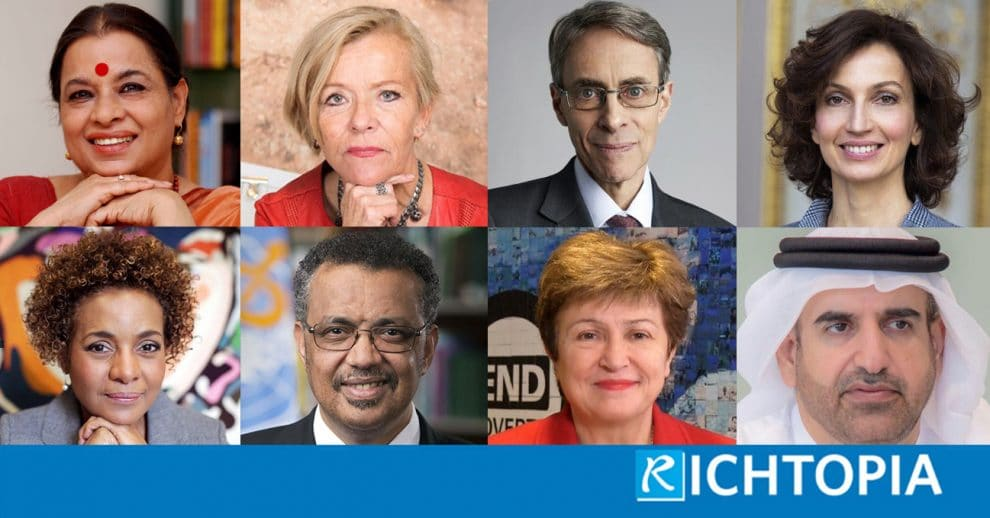
#> input picture 04 - Face Recognition Web App/images/test.jpg, 990 x 518 px, found by its file name
$ jupyter execute '04 - Object Detection.ipynb'   (shell and % lines are left out)
#> lines starting #> are read from the running program, lines starting #| are printed output that depends on the picture; after the words box and inside, x2 and y2 are one past the last pixel; in counts of white or black regions, pixels touching at a corner belong together
[cell 1]
import numpy as np
import cv2
import matplotlib.pyplot as plt

[cell 2]
# read image
img = cv2.imread('test.jpg')
#> img is the input picture: shape (518, 990, 3); mean B, G, R 125.6, 124.7, 132.8
#convert to grayscale
gray = cv2.cvtColor(img,cv2.COLOR_BGR2GRAY)
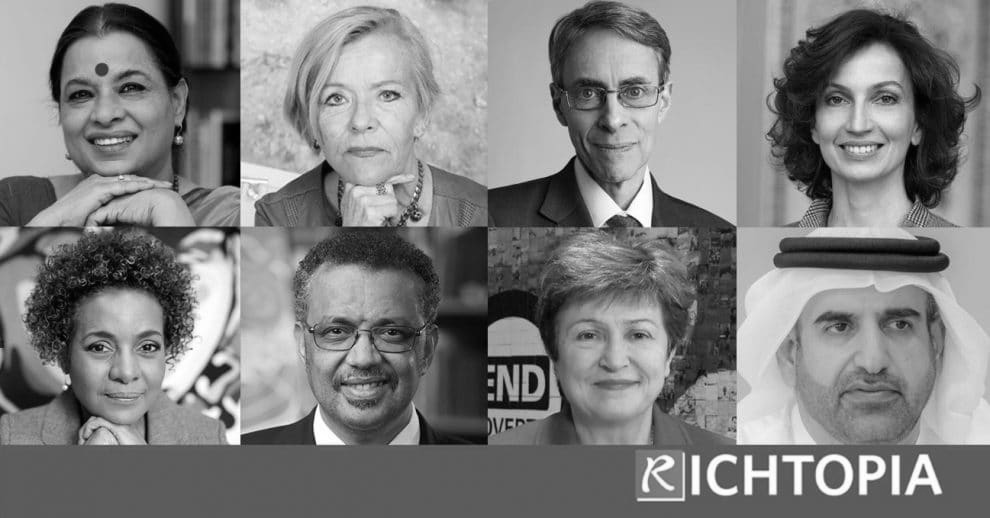
#> gray: shape (518, 990); min 0, max 255, mean 127.2
#apply haar cascade
haar = cv2.CascadeClassifier('haarcascade_frontalface_default.xml')
faces = haar.detectMultiScale(gray,1.3,5)
#> faces = [[299, 45, 132, 132], [544, 41, 136, 136], [800, 50, 125, 125], [551, 285, 131, 131], [64, 299, 118, 118], [40, 38, 137, 137], [282, 270, 165, 165], [781, 262, 176, 176]]

[cell 3]
print(faces)
#| [[299  45 132 132]
#|  [544  41 136 136]
#|  [800  50 125 125]
#|  [551 285 131 131]
#|  [ 64 299 118 118]
#|  [ 40  38 137 137]
#|  [282 270 165 165]
#|  [781 262 176 176]]

[cell 4]
cv2.rectangle(img,(80,120),(154+250,94+350),(0,255,0),5)
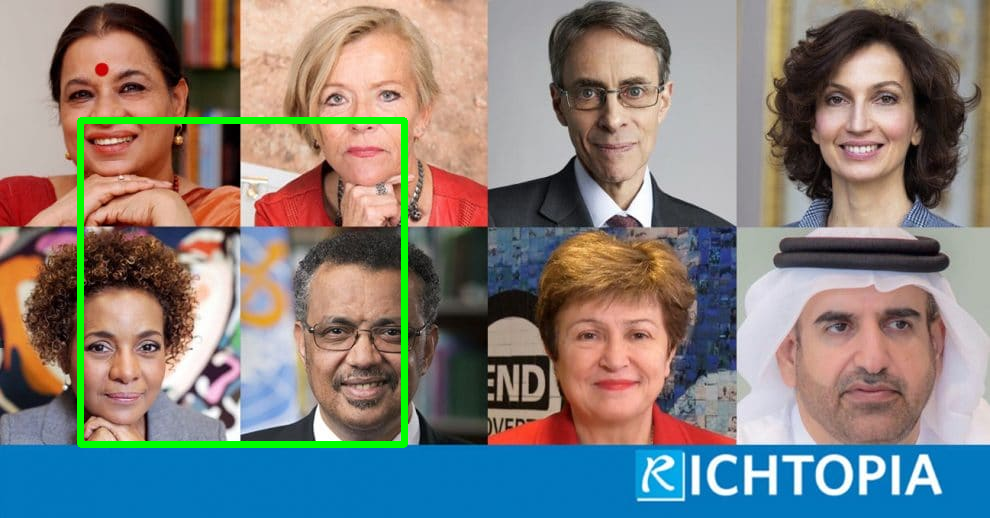
#> img: shape (518, 990, 3); 1.77% of pixels changed, all inside (x1, y1, x2, y2) = (77, 117, 408, 448)
plt.imshow(img)

[cell 5]
cv2.imshow('object_detect',img)
cv2.waitKey(0)
cv2.destroyAllWindows()

[cell 6]
#crop
face_crop = img[120:94+350,80:154+250]
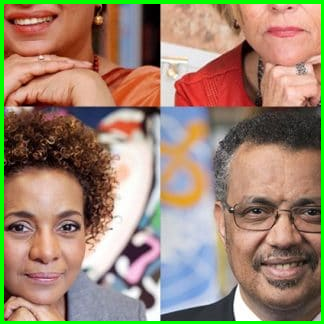
#> face_crop: shape (324, 324, 3); mean B, G, R 113.1, 133.9, 157.2
plt.imshow(face_crop)

[cell 7]
cv2.imwrite('male_01.png',face_crop)
#> Out = True

$ run again, with 04 - Face Recognition Web App/images/male_000281.jpg copied over 04 - Face Recognition Web App/images/test.jpg
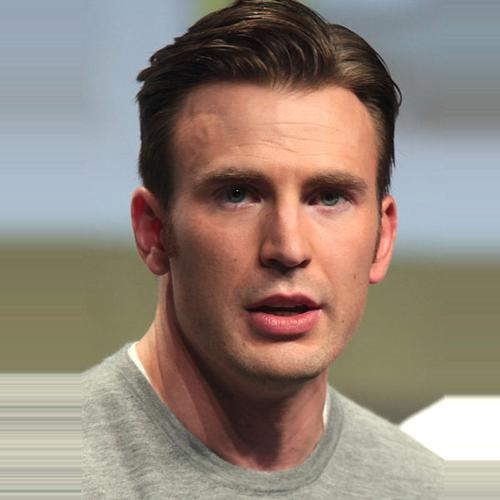
#> input picture 04 - Face Recognition Web App/images/male_000281.jpg, 500 x 500 px, found by its file name
#> img is the input picture: shape (500, 500, 3); mean B, G, R 122.1, 132.9, 146.2
#> `gray = cv2.cvtColor(img,cv2.COLOR_BGR2GRAY)`:
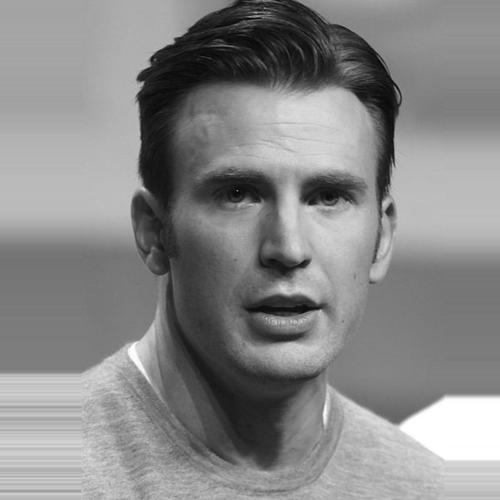
#> gray: shape (500, 500); min 1, max 255, mean 135.6
#> faces = [[154, 94, 261, 261]]
#| [[154  94 261 261]]
#> img: shape (500, 500, 3); 3.62% of pixels changed, all inside (x1, y1, x2, y2) = (77, 117, 408, 448)
#> `face_crop = img[120:94+350,80:154+250]`:
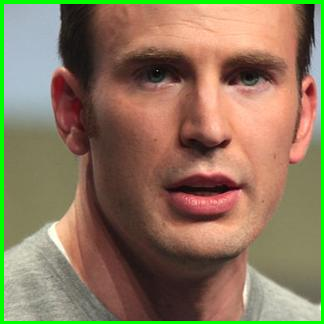
#> face_crop: shape (324, 324, 3); mean B, G, R 92.9, 119.4, 139.9
#> Out = True
